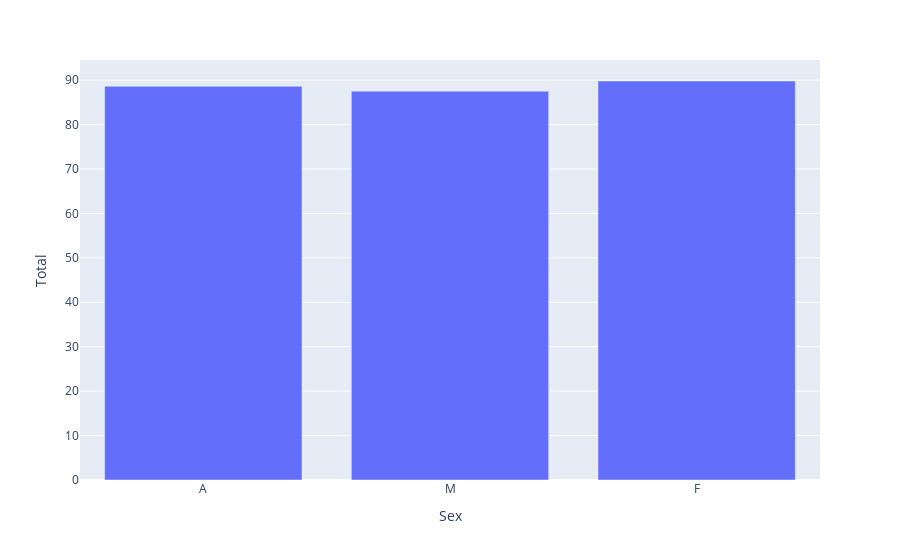

Write notebook code for a chart like this one.
### Code cell
import plotly.express as px

fig = px.bar(Updated_Stat1, x='Sex', y='Total')

fig.show()

### Figure 1 — Plotly figure (JSON) as saved in the notebook; plotly's stock layout.template omitted (floating-point values rounded to 4 significant figures)
{"data": [{"alignmentgroup": "True", "hovertemplate": "Sex=%{x}<br>Total=%{y}<extra></extra>", "legendgroup": "", "marker": {"color": "#636efa"}, "name": "", "offsetgroup": "", "orientation": "v", "showlegend": false, "textposition": "auto", "type": "bar", "x": ["A", "M", "F"], "xaxis": "x", "y": [88.6, 87.5, 89.8], "yaxis": "y"}], "layout": {"barmode": "relative", "legend": {"tracegroupgap": 0}, "margin": {"t": 60}, "xaxis": {"anchor": "y", "domain": [0, 1], "title": {"text": "Sex"}}, "yaxis": {"anchor": "x", "domain": [0, 1], "title": {"text": "Total"}}}}
